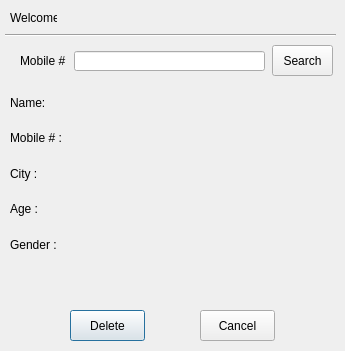
<?xml version="1.0" encoding="UTF-8"?>
<ui version="4.0">
 <class>deleteCustomer</class>
 <widget class="QDialog" name="deleteCustomer">
  <property name="geometry">
   <rect>
    <x>0</x>
    <y>0</y>
    <width>345</width>
    <height>351</height>
   </rect>
  </property>
  <property name="windowTitle">
   <string>Delete Customer</string>
  </property>
  <widget class="QLabel" name="label">
   <property name="geometry">
    <rect>
     <x>10</x>
     <y>10</y>
     <width>47</width>
     <height>16</height>
    </rect>
   </property>
   <property name="text">
    <string>Welcome, </string>
   </property>
  </widget>
  <widget class="QLabel" name="loggeduserlbl">
   <property name="geometry">
    <rect>
     <x>60</x>
     <y>10</y>
     <width>191</width>
     <height>16</height>
    </rect>
   </property>
   <property name="font">
    <font>
     <weight>75</weight>
     <bold>true</bold>
    </font>
   </property>
   <property name="text">
    <string/>
   </property>
  </widget>
  <widget class="Line" name="line">
   <property name="geometry">
    <rect>
     <x>5</x>
     <y>27</y>
     <width>331</width>
     <height>16</height>
    </rect>
   </property>
   <property name="orientation">
    <enum>Qt::Horizontal</enum>
   </property>
  </widget>
  <widget class="QPushButton" name="updatebtn">
   <property name="geometry">
    <rect>
     <x>70</x>
     <y>310</y>
     <width>75</width>
     <height>31</height>
    </rect>
   </property>
   <property name="text">
    <string>Delete</string>
   </property>
  </widget>
  <widget class="QPushButton" name="cancelbtn">
   <property name="geometry">
    <rect>
     <x>200</x>
     <y>310</y>
     <width>75</width>
     <height>31</height>
    </rect>
   </property>
   <property name="text">
    <string>Cancel</string>
   </property>
  </widget>
  <widget class="QLabel" name="statuslbl">
   <property name="geometry">
    <rect>
     <x>10</x>
     <y>270</y>
     <width>331</width>
     <height>31</height>
    </rect>
   </property>
   <property name="styleSheet">
    <string notr="true">color: rgb(255, 0, 0);</string>
   </property>
   <property name="text">
    <string/>
   </property>
   <property name="alignment">
    <set>Qt::AlignCenter</set>
   </property>
  </widget>
  <widget class="QWidget" name="layoutWidget_2">
   <property name="geometry">
    <rect>
     <x>10</x>
     <y>88</y>
     <width>51</width>
     <height>171</height>
    </rect>
   </property>
   <layout class="QVBoxLayout" name="verticalLayout_2">
    <item>
     <widget class="QLabel" name="label_8">
      <property name="text">
       <string>Name:</string>
      </property>
     </widget>
    </item>
    <item>
     <widget class="QLabel" name="label_9">
      <property name="text">
       <string>Mobile # :</string>
      </property>
     </widget>
    </item>
    <item>
     <widget class="QLabel" name="label_10">
      <property name="text">
       <string>City :</string>
      </property>
     </widget>
    </item>
    <item>
     <widget class="QLabel" name="label_11">
      <property name="text">
       <string>Age :</string>
      </property>
     </widget>
    </item>
    <item>
     <widget class="QLabel" name="label_12">
      <property name="text">
       <string>Gender :</string>
      </property>
     </widget>
    </item>
   </layout>
  </widget>
  <widget class="QWidget" name="layoutWidget_3">
   <property name="geometry">
    <rect>
     <x>60</x>
     <y>88</y>
     <width>271</width>
     <height>171</height>
    </rect>
   </property>
   <layout class="QVBoxLayout" name="verticalLayout_3">
    <item>
     <widget class="QLabel" name="renamelbl">
      <property name="text">
       <string/>
      </property>
     </widget>
    </item>
    <item>
     <widget class="QLabel" name="remobilenumlbl">
      <property name="text">
       <string/>
      </property>
     </widget>
    </item>
    <item>
     <widget class="QLabel" name="recitylbl">
      <property name="text">
       <string/>
      </property>
     </widget>
    </item>
    <item>
     <widget class="QLabel" name="reagelbl">
      <property name="text">
       <string/>
      </property>
     </widget>
    </item>
    <item>
     <widget class="QLabel" name="regenderlbl">
      <property name="text">
       <string/>
      </property>
     </widget>
    </item>
   </layout>
  </widget>
  <widget class="QPushButton" name="searchButton">
   <property name="geometry">
    <rect>
     <x>272</x>
     <y>45</y>
     <width>61</width>
     <height>31</height>
    </rect>
   </property>
   <property name="text">
    <string>Search</string>
   </property>
  </widget>
  <widget class="QLineEdit" name="searchled">
   <property name="geometry">
    <rect>
     <x>74</x>
     <y>51</y>
     <width>191</width>
     <height>20</height>
    </rect>
   </property>
  </widget>
  <widget class="QLabel" name="label_2">
   <property name="geometry">
    <rect>
     <x>20</x>
     <y>54</y>
     <width>47</width>
     <height>13</height>
    </rect>
   </property>
   <property name="text">
    <string>Mobile #</string>
   </property>
  </widget>
 </widget>
 <resources/>
 <connections/>
</ui>
